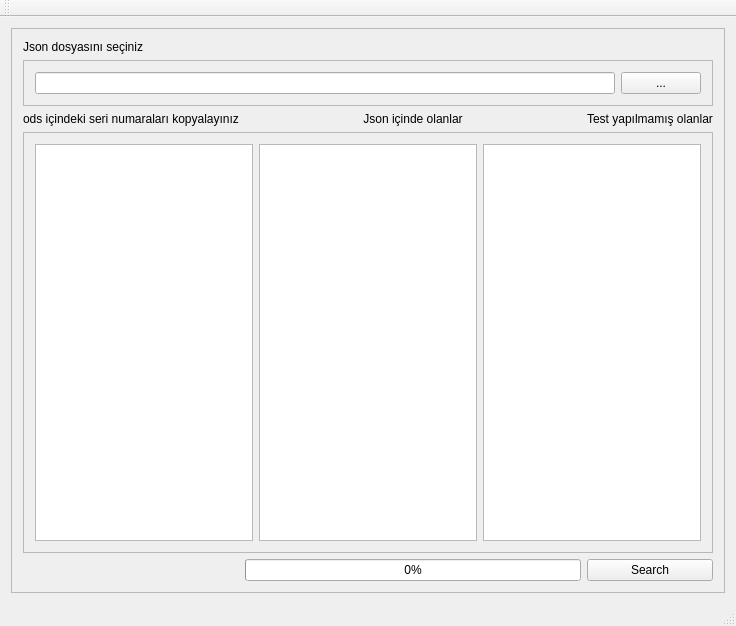
<?xml version="1.0" encoding="UTF-8"?>
<ui version="4.0">
 <class>MainWindow</class>
 <widget class="QMainWindow" name="MainWindow">
  <property name="geometry">
   <rect>
    <x>0</x>
    <y>0</y>
    <width>736</width>
    <height>626</height>
   </rect>
  </property>
  <property name="windowTitle">
   <string>MainWindow</string>
  </property>
  <widget class="QWidget" name="centralWidget">
   <layout class="QHBoxLayout" name="horizontalLayout_4">
    <item>
     <widget class="QFrame" name="frame">
      <property name="frameShape">
       <enum>QFrame::StyledPanel</enum>
      </property>
      <property name="frameShadow">
       <enum>QFrame::Raised</enum>
      </property>
      <layout class="QGridLayout" name="gridLayout">
       <item row="3" column="1">
        <widget class="QLabel" name="label_2">
         <property name="layoutDirection">
          <enum>Qt::LeftToRight</enum>
         </property>
         <property name="text">
          <string>Json içinde olanlar</string>
         </property>
         <property name="alignment">
          <set>Qt::AlignCenter</set>
         </property>
        </widget>
       </item>
       <item row="3" column="2">
        <widget class="QLabel" name="label_3">
         <property name="text">
          <string>Test yapılmamış olanlar</string>
         </property>
        </widget>
       </item>
       <item row="5" column="2">
        <widget class="QPushButton" name="btnsearch">
         <property name="text">
          <string>Search</string>
         </property>
        </widget>
       </item>
       <item row="4" column="0" colspan="3">
        <widget class="QFrame" name="frame_4">
         <property name="frameShape">
          <enum>QFrame::StyledPanel</enum>
         </property>
         <property name="frameShadow">
          <enum>QFrame::Raised</enum>
         </property>
         <layout class="QHBoxLayout" name="horizontalLayout_3">
          <item>
           <widget class="QPlainTextEdit" name="teodtlist"/>
          </item>
          <item>
           <widget class="QPlainTextEdit" name="tejsonlist"/>
          </item>
          <item>
           <widget class="QPlainTextEdit" name="tedifflist"/>
          </item>
         </layout>
        </widget>
       </item>
       <item row="3" column="0">
        <widget class="QLabel" name="label">
         <property name="lineWidth">
          <number>2</number>
         </property>
         <property name="text">
          <string>ods içindeki seri numaraları kopyalayınız</string>
         </property>
         <property name="alignment">
          <set>Qt::AlignCenter</set>
         </property>
        </widget>
       </item>
       <item row="1" column="0" rowspan="2" colspan="3">
        <widget class="QFrame" name="frame_2">
         <property name="frameShape">
          <enum>QFrame::StyledPanel</enum>
         </property>
         <property name="frameShadow">
          <enum>QFrame::Raised</enum>
         </property>
         <layout class="QHBoxLayout" name="horizontalLayout_2">
          <item>
           <widget class="QLineEdit" name="lejsonpath"/>
          </item>
          <item>
           <widget class="QPushButton" name="btnjsonpath">
            <property name="text">
             <string>...</string>
            </property>
           </widget>
          </item>
         </layout>
        </widget>
       </item>
       <item row="0" column="0">
        <widget class="QLabel" name="label_5">
         <property name="text">
          <string>Json dosyasını seçiniz</string>
         </property>
        </widget>
       </item>
       <item row="5" column="1">
        <widget class="QProgressBar" name="progressBar">
         <property name="value">
          <number>0</number>
         </property>
        </widget>
       </item>
      </layout>
     </widget>
    </item>
   </layout>
  </widget>
  <widget class="QMenuBar" name="menuBar">
   <property name="geometry">
    <rect>
     <x>0</x>
     <y>0</y>
     <width>736</width>
     <height>30</height>
    </rect>
   </property>
  </widget>
  <widget class="QToolBar" name="mainToolBar">
   <attribute name="toolBarArea">
    <enum>TopToolBarArea</enum>
   </attribute>
   <attribute name="toolBarBreak">
    <bool>false</bool>
   </attribute>
  </widget>
  <widget class="QStatusBar" name="statusBar"/>
 </widget>
 <layoutdefault spacing="6" margin="11"/>
 <resources/>
 <connections/>
</ui>
